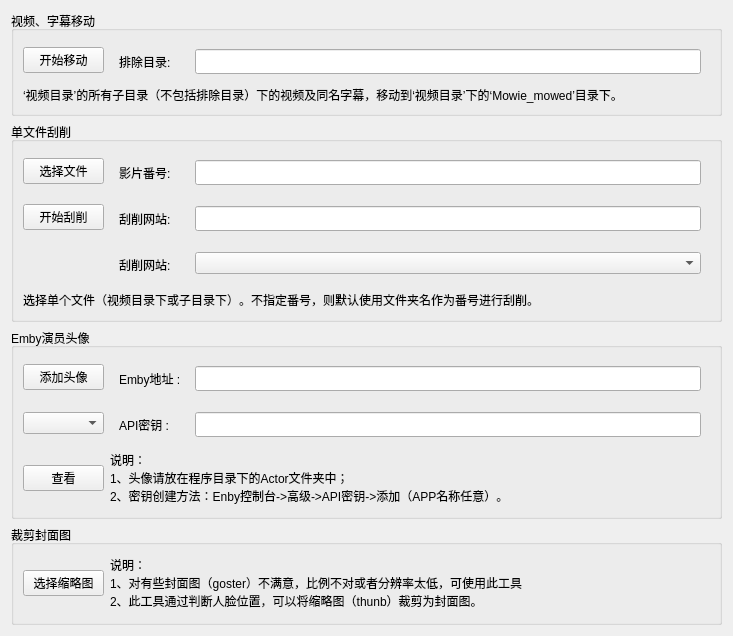
      <widget class="QWidget" name="tab_tool">
       <attribute name="title">
        <string>工具</string>
       </attribute>
       <layout class="QVBoxLayout" name="verticalLayout">
        <item>
         <widget class="QGroupBox" name="groupBox_MoveTool">
          <property name="minimumSize">
           <size>
            <width>650</width>
            <height>100</height>
           </size>
          </property>
          <property name="maximumSize">
           <size>
            <width>800</width>
            <height>120</height>
           </size>
          </property>
          <property name="title">
           <string>视频、字幕移动</string>
          </property>
          <layout class="QGridLayout" name="gridLayout_2">
           <item row="0" column="1">
            <widget class="QWidget" name="widget_ExcludeDir" native="true">
             <property name="minimumSize">
              <size>
               <width>230</width>
               <height>40</height>
              </size>
             </property>
             <property name="maximumSize">
              <size>
               <width>800</width>
               <height>40</height>
              </size>
             </property>
             <layout class="QHBoxLayout" name="horizontalLayout_13">
              <item>
               <widget class="QLabel" name="label_ExcludeDir">
                <property name="minimumSize">
                 <size>
                  <width>70</width>
                  <height>25</height>
                 </size>
                </property>
                <property name="maximumSize">
                 <size>
                  <width>50</width>
                  <height>25</height>
                 </size>
                </property>
                <property name="text">
                 <string>排除目录:</string>
                </property>
               </widget>
              </item>
              <item>
               <widget class="QLineEdit" name="lineEdit_ExcludeDir">
                <property name="minimumSize">
                 <size>
                  <width>100</width>
                  <height>25</height>
                 </size>
                </property>
                <property name="maximumSize">
                 <size>
                  <width>700</width>
                  <height>25</height>
                 </size>
                </property>
               </widget>
              </item>
             </layout>
            </widget>
           </item>
           <item row="0" column="0">
            <widget class="QPushButton" name="pushButton_StartMove">
             <property name="minimumSize">
              <size>
               <width>81</width>
               <height>26</height>
              </size>
             </property>
             <property name="maximumSize">
              <size>
               <width>81</width>
               <height>26</height>
              </size>
             </property>
             <property name="text">
              <string>开始移动</string>
             </property>
            </widget>
           </item>
           <item row="1" column="0" colspan="2">
            <widget class="QLabel" name="label_Move_man">
             <property name="text">
              <string>‘视频目录’的所有子目录（不包括排除目录）下的视频及同名字幕，移动到‘视频目录’下的‘Mowie_mowed’目录下。</string>
             </property>
             <property name="alignment">
              <set>Qt::AlignLeading|Qt::AlignLeft|Qt::AlignVCenter</set>
             </property>
             <property name="wordWrap">
              <bool>true</bool>
             </property>
            </widget>
           </item>
          </layout>
         </widget>
        </item>
        <item>
         <widget class="QGroupBox" name="groupBox_SingleScrap">
          <property name="minimumSize">
           <size>
            <width>650</width>
            <height>200</height>
           </size>
          </property>
          <property name="maximumSize">
           <size>
            <width>800</width>
            <height>200</height>
           </size>
          </property>
          <property name="title">
           <string>单文件刮削</string>
          </property>
          <property name="flat">
           <bool>false</bool>
          </property>
          <property name="checkable">
           <bool>false</bool>
          </property>
          <layout class="QGridLayout" name="gridLayout_3">
           <item row="0" column="0">
            <widget class="QPushButton" name="pushButton_ChooseFile">
             <property name="minimumSize">
              <size>
               <width>81</width>
               <height>26</height>
              </size>
             </property>
             <property name="maximumSize">
              <size>
               <width>81</width>
               <height>26</height>
              </size>
             </property>
             <property name="text">
              <string>选择文件</string>
             </property>
            </widget>
           </item>
           <item row="0" column="1">
            <widget class="QWidget" name="widget_SerialNumber_2" native="true">
             <property name="minimumSize">
              <size>
               <width>230</width>
               <height>40</height>
              </size>
             </property>
             <property name="maximumSize">
              <size>
               <width>800</width>
               <height>40</height>
              </size>
             </property>
             <layout class="QHBoxLayout" name="horizontalLayout_14">
              <item>
               <widget class="QLabel" name="label_SerialNumber_2">
                <property name="minimumSize">
                 <size>
                  <width>70</width>
                  <height>25</height>
                 </size>
                </property>
                <property name="maximumSize">
                 <size>
                  <width>50</width>
                  <height>25</height>
                 </size>
                </property>
                <property name="text">
                 <string>影片番号:</string>
                </property>
               </widget>
              </item>
              <item>
               <widget class="QLineEdit" name="lineEdit_SerialNumber_2">
                <property name="minimumSize">
                 <size>
                  <width>100</width>
                  <height>25</height>
                 </size>
                </property>
                <property name="maximumSize">
                 <size>
                  <width>700</width>
                  <height>25</height>
                 </size>
                </property>
               </widget>
              </item>
             </layout>
            </widget>
           </item>
           <item row="1" column="0">
            <widget class="QPushButton" name="pushButton_StartScrap">
             <property name="minimumSize">
              <size>
               <width>81</width>
               <height>26</height>
              </size>
             </property>
             <property name="maximumSize">
              <size>
               <width>81</width>
               <height>26</height>
              </size>
             </property>
             <property name="text">
              <string>开始刮削</string>
             </property>
            </widget>
           </item>
           <item row="1" column="1">
            <widget class="QWidget" name="widget_ScrapWeb_1" native="true">
             <property name="minimumSize">
              <size>
               <width>230</width>
               <height>40</height>
              </size>
             </property>
             <property name="maximumSize">
              <size>
               <width>800</width>
               <height>40</height>
              </size>
             </property>
             <layout class="QHBoxLayout" name="horizontalLayout_15">
              <item>
               <widget class="QLabel" name="label_ScrapWeb_1">
                <property name="minimumSize">
                 <size>
                  <width>70</width>
                  <height>25</height>
                 </size>
                </property>
                <property name="maximumSize">
                 <size>
                  <width>50</width>
                  <height>25</height>
                 </size>
                </property>
                <property name="text">
                 <string>刮削网站:</string>
                </property>
               </widget>
              </item>
              <item>
               <widget class="QLineEdit" name="lineEdit_ScrapWeb_1">
                <property name="minimumSize">
                 <size>
                  <width>100</width>
                  <height>25</height>
                 </size>
                </property>
                <property name="maximumSize">
                 <size>
                  <width>700</width>
                  <height>25</height>
                 </size>
                </property>
               </widget>
              </item>
             </layout>
            </widget>
           </item>
           <item row="2" column="1">
            <widget class="QWidget" name="widget_ScrapWeb_2" native="true">
             <property name="minimumSize">
              <size>
               <width>230</width>
               <height>40</height>
              </size>
             </property>
             <property name="maximumSize">
              <size>
               <width>800</width>
               <height>40</height>
              </size>
             </property>
             <layout class="QHBoxLayout" name="horizontalLayout_16">
              <item>
               <widget class="QLabel" name="label_ScrapWeb_2">
                <property name="minimumSize">
                 <size>
                  <width>70</width>
                  <height>25</height>
                 </size>
                </property>
                <property name="maximumSize">
                 <size>
                  <width>50</width>
                  <height>25</height>
                 </size>
                </property>
                <property name="text">
                 <string>刮削网站:</string>
                </property>
               </widget>
              </item>
              <item>
               <widget class="QComboBox" name="comboBox_ScrapWeb_2"/>
              </item>
             </layout>
            </widget>
           </item>
           <item row="3" column="0" colspan="2">
            <widget class="QLabel" name="label_SingleScrap_man">
             <property name="text">
              <string>选择单个文件（视频目录下或子目录下）。不指定番号，则默认使用文件夹名作为番号进行刮削。</string>
             </property>
            </widget>
           </item>
          </layout>
         </widget>
        </item>
        <item>
         <widget class="QGroupBox" name="groupBox_EmbyActorAvatar">
          <property name="minimumSize">
           <size>
            <width>650</width>
            <height>190</height>
           </size>
          </property>
          <property name="maximumSize">
           <size>
            <width>16777215</width>
            <height>210</height>
           </size>
          </property>
          <property name="title">
           <string>Emby演员头像</string>
          </property>
          <layout class="QGridLayout" name="gridLayout_4">
           <item row="0" column="0">
            <widget class="QPushButton" name="pushButton_AddAvatar">
             <property name="minimumSize">
              <size>
               <width>81</width>
               <height>26</height>
              </size>
             </property>
             <property name="maximumSize">
              <size>
               <width>81</width>
               <height>26</height>
              </size>
             </property>
             <property name="text">
              <string>添加头像</string>
             </property>
            </widget>
           </item>
           <item row="0" column="1">
            <widget class="QWidget" name="widget_EmbyAddr" native="true">
             <property name="minimumSize">
              <size>
               <width>230</width>
               <height>40</height>
              </size>
             </property>
             <property name="maximumSize">
              <size>
               <width>800</width>
               <height>40</height>
              </size>
             </property>
             <layout class="QHBoxLayout" name="horizontalLayout_17">
              <item>
               <widget class="QLabel" name="label_EmbyAddr">
                <property name="minimumSize">
                 <size>
                  <width>70</width>
                  <height>25</height>
                 </size>
                </property>
                <property name="maximumSize">
                 <size>
                  <width>50</width>
                  <height>25</height>
                 </size>
                </property>
                <property name="text">
                 <string>Emby地址 :</string>
                </property>
               </widget>
              </item>
              <item>
               <widget class="QLineEdit" name="lineEdit_EmbyAddr">
                <property name="minimumSize">
                 <size>
                  <width>100</width>
                  <height>25</height>
                 </size>
                </property>
                <property name="maximumSize">
                 <size>
                  <width>700</width>
                  <height>25</height>
                 </size>
                </property>
               </widget>
              </item>
             </layout>
            </widget>
           </item>
           <item row="1" column="0">
            <widget class="QComboBox" name="comboBox"/>
           </item>
           <item row="1" column="1">
            <widget class="QWidget" name="widget_APIKey" native="true">
             <property name="minimumSize">
              <size>
               <width>230</width>
               <height>40</height>
              </size>
             </property>
             <property name="maximumSize">
              <size>
               <width>800</width>
               <height>40</height>
              </size>
             </property>
             <layout class="QHBoxLayout" name="horizontalLayout_18">
              <item>
               <widget class="QLabel" name="label_APIKey">
                <property name="minimumSize">
                 <size>
                  <width>70</width>
                  <height>25</height>
                 </size>
                </property>
                <property name="maximumSize">
                 <size>
                  <width>50</width>
                  <height>25</height>
                 </size>
                </property>
                <property name="text">
                 <string>API密钥 :</string>
                </property>
               </widget>
              </item>
              <item>
               <widget class="QLineEdit" name="lineEdit_APIKey">
                <property name="minimumSize">
                 <size>
                  <width>100</width>
                  <height>25</height>
                 </size>
                </property>
                <property name="maximumSize">
                 <size>
                  <width>700</width>
                  <height>25</height>
                 </size>
                </property>
               </widget>
              </item>
             </layout>
            </widget>
           </item>
           <item row="2" column="0">
            <widget class="QPushButton" name="pushButton_Check">
             <property name="minimumSize">
              <size>
               <width>81</width>
               <height>26</height>
              </size>
             </property>
             <property name="maximumSize">
              <size>
               <width>81</width>
               <height>26</height>
              </size>
             </property>
             <property name="text">
              <string>查看</string>
             </property>
            </widget>
           </item>
           <item row="2" column="1">
            <widget class="QLabel" name="label_EmbyActorAvatar_man">
             <property name="minimumSize">
              <size>
               <width>600</width>
               <height>58</height>
              </size>
             </property>
             <property name="maximumSize">
              <size>
               <width>16777215</width>
               <height>58</height>
              </size>
             </property>
             <property name="text">
              <string>说明：
1、头像请放在程序目录下的Actor文件夹中；
2、密钥创建方法：Enby控制台-&gt;高级-&gt;API密钥-&gt;添加（APP名称任意）。</string>
             </property>
             <property name="wordWrap">
              <bool>true</bool>
             </property>
            </widget>
           </item>
          </layout>
         </widget>
        </item>
        <item>
         <widget class="QGroupBox" name="groupBox_CropCover">
          <property name="minimumSize">
           <size>
            <width>650</width>
            <height>100</height>
           </size>
          </property>
          <property name="maximumSize">
           <size>
            <width>16777215</width>
            <height>100</height>
           </size>
          </property>
          <property name="title">
           <string>裁剪封面图</string>
          </property>
          <layout class="QGridLayout" name="gridLayout_5">
           <item row="0" column="0">
            <widget class="QPushButton" name="pushButton_6">
             <property name="minimumSize">
              <size>
               <width>81</width>
               <height>26</height>
              </size>
             </property>
             <property name="maximumSize">
              <size>
               <width>81</width>
               <height>26</height>
              </size>
             </property>
             <property name="text">
              <string>选择缩略图</string>
             </property>
            </widget>
           </item>
           <item row="0" column="1">
            <widget class="QLabel" name="label_CropCover_man">
             <property name="text">
              <string>说明：
1、对有些封面图（goster）不满意，比例不对或者分辨率太低，可使用此工具
2、此工具通过判断人脸位置，可以将缩略图（thunb）裁剪为封面图。</string>
             </property>
             <property name="wordWrap">
              <bool>true</bool>
             </property>
            </widget>
           </item>
          </layout>
         </widget>
        </item>
       </layout>
      </widget>
